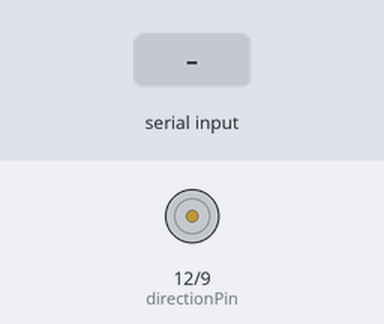
Bench run of a sketch on a simulated Arduino Uno, built with avr-gcc and run on an emulated ATmega328P. Parts: direction and speed pins drawn as motors (green arrow = direction pin HIGH = forward, orange = LOW = backward, longer = more drive). The test bench sets the inputs (shaded band).

Above: at 1.2 s.
1.3 s: "a" received over Serial
At 2.0 s:
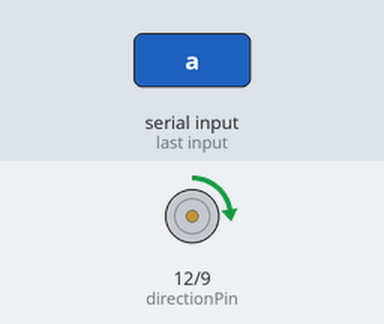
2.8 s: "d" received over Serial
At 3.8 s:
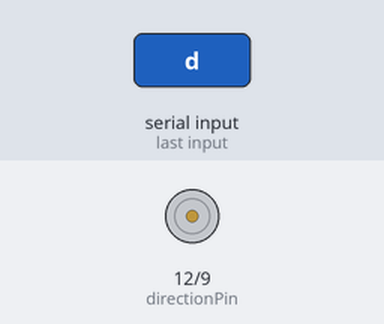
4.3 s: "d" received over Serial
At 4.9 s:
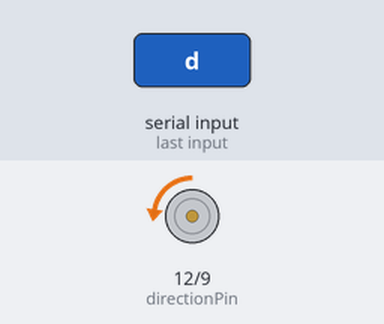
5.8 s: "s" received over Serial
At 6.1 s:
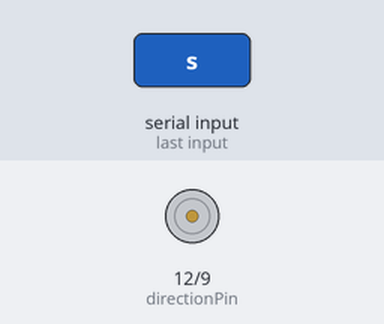
Timing chart, 0 to 8.3 s (numbered marks = the images above; inputs shaded):
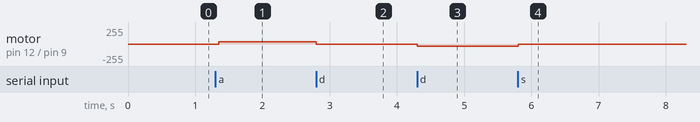

The sketch:

direct_motor_drive.ino
```cpp
// TODO two motors!
const int pwmPin = 9;
const int directionPin = 12;

int speed = 0; // -256 to 256
int direction = HIGH;

void setup() {
  // put your setup code here, to run once:
  pinMode(pwmPin, OUTPUT);
  pinMode(directionPin, OUTPUT);
  Serial.begin(9600);
}


void loop() {
  // Accept serial characters and change direction each time
  if (Serial.available() > 0) {
    char command = Serial.read();

    // Change speed based on key strokes
    if (command == 'a') {
      speed += 32;

      if (speed > 256) {
        speed = 256;
      }
    }
    else if (command == 'd') {
      speed -= 32;

      if (speed < -256) {
        speed = -256;
      }
    }
    else if (command == 's') {
      speed = 0;
    }

    direction = (speed > 0) ? HIGH : LOW;

    digitalWrite(directionPin, direction);
    analogWrite(pwmPin, abs(speed));
  }

  delay(50);
}
```

Measured:
- after the input at 1.3 s, motor on pin 12 (directionPin) / pin 9 (pwmPin): stopped → forward 32/255 after 0.05 s
- after the input at 2.8 s, motor on pin 12 (directionPin) / pin 9 (pwmPin): forward 32/255 → stopped at once
- after the input at 4.3 s, motor on pin 12 (directionPin) / pin 9 (pwmPin): stopped → backward 32/255 at once
- after the input at 5.8 s, motor on pin 12 (directionPin) / pin 9 (pwmPin): backward 32/255 → stopped at once
